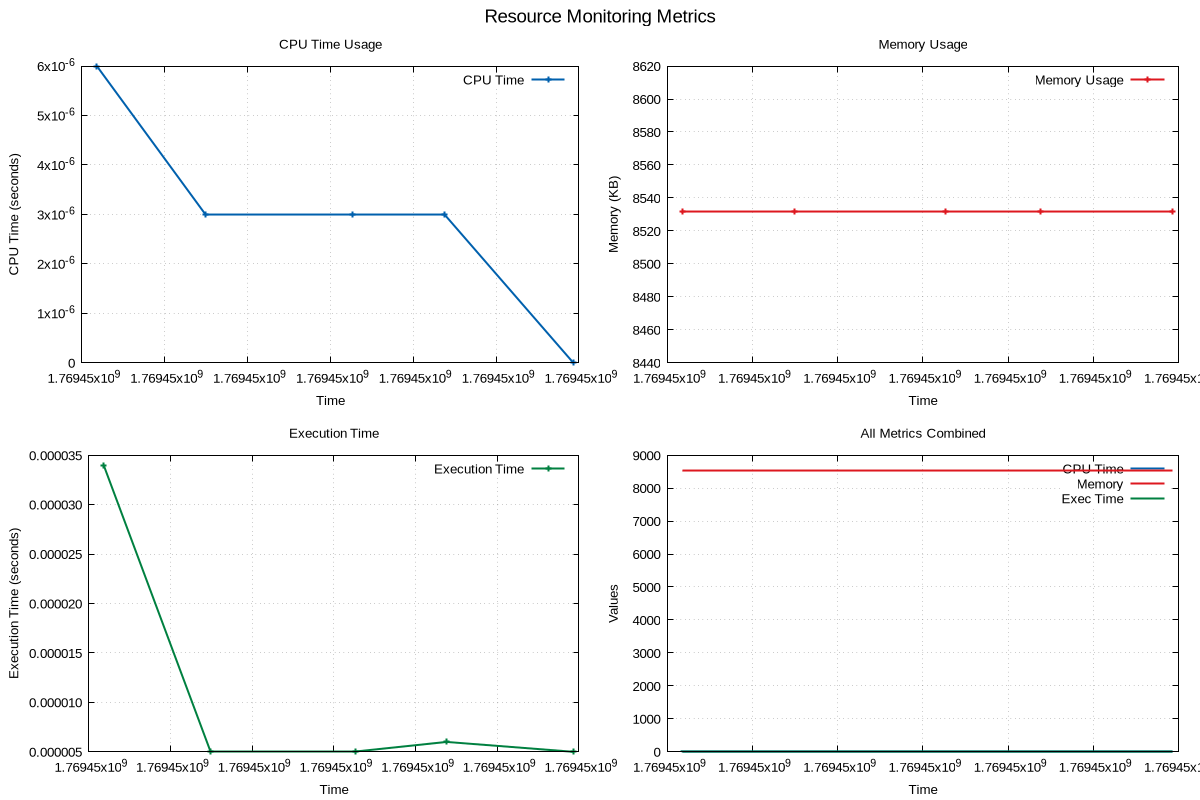

The script that saved this image:
# GNUplot script for resource monitoring
set terminal pngcairo enhanced font 'Arial,10' size 1200,800
set output 'png/binary_search_20260126_214644.png'

set multiplot layout 2,2 title 'Resource Monitoring Metrics' font 'Arial,14'
set style line 1 lc rgb '#0060ad' lt 1 lw 2
set style line 2 lc rgb '#dd181f' lt 1 lw 2
set style line 3 lc rgb '#008040' lt 1 lw 2

set title 'CPU Time Usage'
set xlabel 'Time'
set ylabel 'CPU Time (seconds)'
set grid
plot 'png/binary_search_20260126_214644.dat' using 1:2 with linespoints ls 1 title 'CPU Time'
set title 'Memory Usage'
set xlabel 'Time'
set ylabel 'Memory (KB)'
set grid
plot 'png/binary_search_20260126_214644.dat' using 1:3 with linespoints ls 2 title 'Memory Usage'
set title 'Execution Time'
set xlabel 'Time'
set ylabel 'Execution Time (seconds)'
set grid
plot 'png/binary_search_20260126_214644.dat' using 1:4 with linespoints ls 3 title 'Execution Time'
set title 'All Metrics Combined'
set xlabel 'Time'
set ylabel 'Values'
set grid
plot 'png/binary_search_20260126_214644.dat' using 1:2 with lines ls 1 title 'CPU Time', \
     'png/binary_search_20260126_214644.dat' using 1:3 with lines ls 2 title 'Memory', \
     'png/binary_search_20260126_214644.dat' using 1:4 with lines ls 3 title 'Exec Time'
unset multiplot
